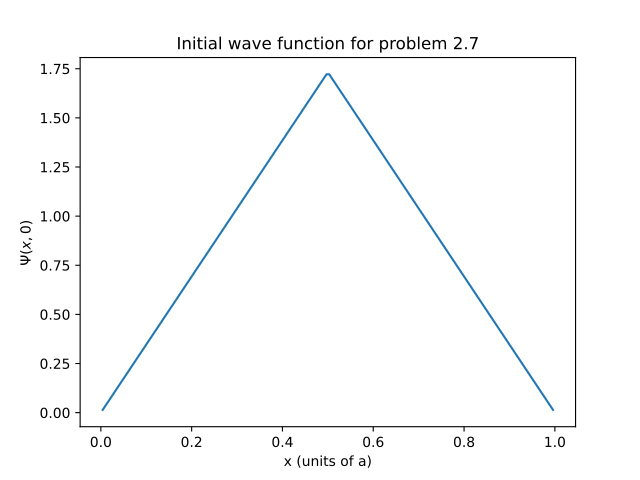

Reproduce this figure in Python.
import matplotlib.pyplot as plt
import numpy as np

a = 1
A = np.sqrt(12/(a**3))

def Psi(x):
    if x>=0 and x<=(a/2):
        return A*x
    elif x>(a/2) and x<=a:
        return A*(a-x)
    return np.nan



fig,ax = plt.subplots()

X = np.linspace(-1,2, 500)
y = np.array([Psi(x) for x in X])
ax.plot(X,y)

ax.set_title("Initial wave function for problem 2.7")
ax.set_ylabel("$\\Psi(x,0)$")
ax.set_xlabel("x (units of a)")

plt.savefig(".\\res\\plot.pdf")
